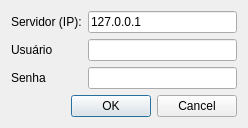
<?xml version="1.0" encoding="UTF-8"?>
<ui version="4.0">
 <class>LoginDialog</class>
 <widget class="QDialog" name="LoginDialog">
  <property name="geometry">
   <rect>
    <x>0</x>
    <y>0</y>
    <width>248</width>
    <height>125</height>
   </rect>
  </property>
  <property name="windowTitle">
   <string>Login Usuário</string>
  </property>
  <layout class="QGridLayout" name="gridLayout">
   <item row="0" column="0">
    <widget class="QLabel" name="labelIpServidor">
     <property name="text">
      <string>Servidor (IP):</string>
     </property>
    </widget>
   </item>
   <item row="0" column="1">
    <widget class="QLineEdit" name="lineEditIpServidor">
     <property name="text">
      <string>127.0.0.1</string>
     </property>
    </widget>
   </item>
   <item row="1" column="0">
    <widget class="QLabel" name="labelNomeUsuario">
     <property name="text">
      <string>Usuário</string>
     </property>
    </widget>
   </item>
   <item row="1" column="1">
    <widget class="QLineEdit" name="lineEditNomeUsuario">
     <property name="text">
      <string/>
     </property>
    </widget>
   </item>
   <item row="2" column="0">
    <widget class="QLabel" name="labelSenhaUsuario">
     <property name="text">
      <string>Senha</string>
     </property>
    </widget>
   </item>
   <item row="2" column="1">
    <widget class="QLineEdit" name="lineEditSenhaUsuario">
     <property name="text">
      <string/>
     </property>
    </widget>
   </item>
   <item row="3" column="0" colspan="2">
    <widget class="QDialogButtonBox" name="buttonBox">
     <property name="orientation">
      <enum>Qt::Horizontal</enum>
     </property>
     <property name="standardButtons">
      <set>QDialogButtonBox::Cancel|QDialogButtonBox::Ok</set>
     </property>
    </widget>
   </item>
  </layout>
 </widget>
 <resources/>
 <connections>
  <connection>
   <sender>buttonBox</sender>
   <signal>accepted()</signal>
   <receiver>LoginDialog</receiver>
   <slot>accept()</slot>
   <hints>
    <hint type="sourcelabel">
     <x>248</x>
     <y>254</y>
    </hint>
    <hint type="destinationlabel">
     <x>157</x>
     <y>274</y>
    </hint>
   </hints>
  </connection>
  <connection>
   <sender>buttonBox</sender>
   <signal>rejected()</signal>
   <receiver>LoginDialog</receiver>
   <slot>reject()</slot>
   <hints>
    <hint type="sourcelabel">
     <x>316</x>
     <y>260</y>
    </hint>
    <hint type="destinationlabel">
     <x>286</x>
     <y>274</y>
    </hint>
   </hints>
  </connection>
 </connections>
</ui>
